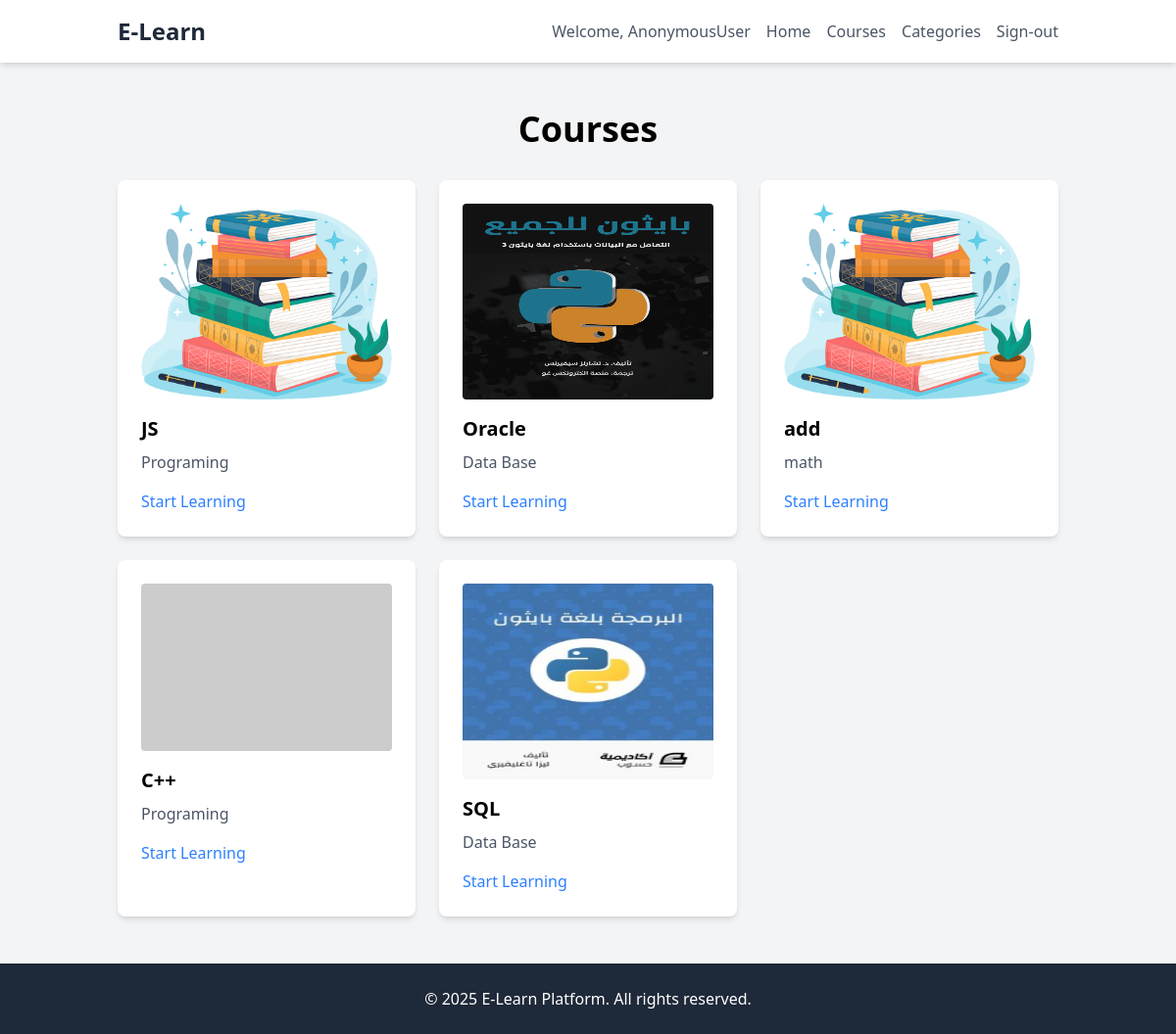
Screenshot of /courses with the database file from the repository.
### courses/models.py (models this page shows, shortened)
class Courses(models.Model):
    class Status(models.TextChoices):
        AVALIABLE = 'AV', 'Avaliable'
        DEREFT = 'DF', 'Dereft'
    owner = models.ForeignKey(User, related_name='courses_created', on_delete=models.CASCADE)
    subject = models.ForeignKey(Subject, related_name='courses', on_delete=models.CASCADE)
    title = models.CharField(max_length=250, verbose_name="عنوان الدورة")
    slug = models.SlugField(max_length=250, unique=True, blank=True, null=True)
    overview = models.TextField()
    photo = models.ImageField(upload_to='courses/photos', blank=True, null=True)
    created = models.DateTimeField(auto_now_add=True)
    status = models.CharField(max_length=2, choices=Status, default=Status.AVALIABLE)
    students = models.ManyToManyField(User, related_name='enrolled_courses', blank=True)
    class Meta:
        ordering = ['-created']

class Subject(models.Model):
    title = models.CharField(max_length=250)
    description = models.TextField(blank=True, null=True)
    slug = models.SlugField(max_length=250, unique=True)
    class Meta:
        ordering = ['title']
    def __str__(self) -> str:
        return str(self.title)

### courses/views.py (the view)
# urls.py: path('courses', views.courses_list, name='courses_list'),
def courses_list(request):
    course = Courses.objects.all()
    return render(request, 'course/courses_list.html', context={'courses':course})

### templates/course/courses_list.html (shortened to what this page needs)
{% extends 'base.html' %}
{% block content %}
<section class="py-12 px-30">
    <div class="container mx-auto">
        <div class="space-y-12">
            <h2 class="text-4xl font-bold mb-8 text-center">Courses</h2>
            <div>
                <div class="grid grid-cols-1 md:grid-cols-3 gap-6">
                    {% for course in courses %}
                    <div class="bg-white p-6 rounded-lg shadow-md hover:shadow-lg">
                        {% if course.photo %}
                        <img src="{{course.photo.url}}" alt="Course Image" class="w-full h-auto rounded mb-4"
                            style="width: 400px;  height: 200px;">
                        {% else %}
                        <img src="https://placehold.co/300x200" alt="Course Image" class="w-full h-auto rounded mb-4">
                        {% endif %} <h3 class="text-xl font-bold mb-2">{{course.title}}</h3>
                        <p class="text-gray-600 mb-4">{{course.subject}}</p>
                        <a href="{% url 'courses:course_details' course.slug %}"
                            class="text-blue-500 hover:underline">Start Learning</a>
                    </div>
                    {% endfor %}
                </div>
            </div>
        </div>
    </div>
</section>
{% endblock content %}

### templates/base.html (shortened to what this page needs)
<!DOCTYPE html>
<html lang="en">
<head>
  <script src="https://cdn.jsdelivr.net/npm/@tailwindcss/browser@4"></script>
</head>
<body class="bg-gray-100">
  {% block navbar %} {% include 'parts/navbar.html' %} {% endblock navbar %}
  {% block content %} {% endblock content %} {% block footer %}
  {% include 'parts/footer.html' %} {% endblock footer %}
</body>
</html>

### templates/parts/navbar.html (shortened to what this page needs)
<nav class="bg-white px-30 py-4 shadow-md">
  <div class="container mx-auto flex justify-between items-center">
    <a href="{% url 'courses:index' %}" class="text-2xl font-bold text-gray-800">E-Learn</a>
    <ul class="flex space-x-4">
      <li><a href="{% url 'account:view_profile' username=request.user.username %}"
          class="text-gray-600 hover:text-blue-500">Welcome,
          {{request.user}}</a></li>
      <li><a href="{% url 'courses:index' %}" class="text-gray-600 hover:text-blue-500">Home</a></li>
      <li><a href="{% url 'courses:courses_list' %}" class="text-gray-600 hover:text-blue-500">Courses</a></li>
      <li>
        <a href="{% url 'courses:subjects_list' %}" class="text-gray-600 hover:text-blue-500">Categories</a>
      </li>
      <li>
        <a href="{% url 'account:signout' %}" class="text-gray-600 hover:text-blue-500">Sign-out</a>
      </li>
    </ul>
  </div>
</nav>

### templates/parts/footer.html
<footer class="bg-gray-800 text-white py-6">
    <div class="container mx-auto text-center">
        <p>&copy; {% now "Y" %} E-Learn Platform. All rights reserved.</p>
    </div>
</footer>

### rows the page displays
Courses: photo (picture), title "JS", subject "Programing"
Courses: photo (picture), title "Oracle", subject "Data Base"
Courses: photo (picture), title "add", subject "math"
Courses: title "C++", subject "Programing"
Courses: photo (picture), title "SQL", subject "Data Base"

### other values shown
{{ request.user }} "AnonymousUser"
